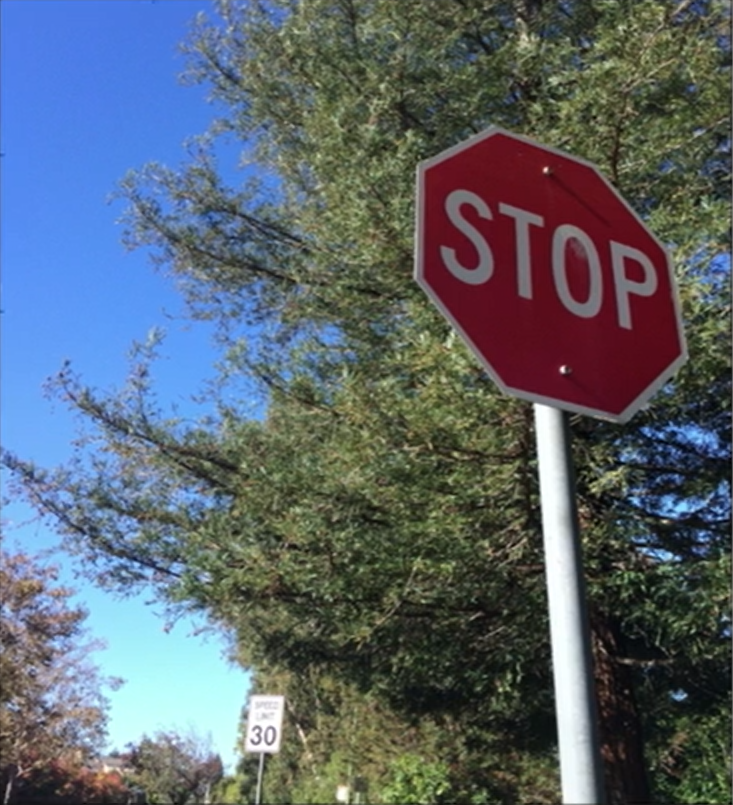
#> input picture Part_01/02_Module_ComputerVision/7_Cameras/images/perspective_transform/StopSign_perspective.PNG, 733 x 805 px
$ jupyter execute Perspective_Transform.ipynb   (shell and % lines are left out)
#> lines starting #> are read from the running program, lines starting #| are printed output that depends on the picture
# 2 - COMPUTER VISION - Perspective Transform
    The aim of this program is to perform perspective transform of  a Stop Sign

[cell 1]
import numpy as np
import cv2
import matplotlib.pyplot as plt
import matplotlib.image as mpimg

[cell 2]
img = mpimg.imread("images/perspective_transform/StopSign_perspective.PNG")
#> img is the input picture: shape (805, 733, 4) float32; mean R, G, B, A 0.357, 0.397, 0.435, 1
plt.imshow(img)

[cell 3]

top_left = [420, 164]
top_right = [665, 250]
bottom_right = [685, 353]
bottom_left = [415, 276]

plt.imshow(img)
plt.plot(top_left[0], top_left[1], '.', markersize=12)
plt.plot(top_right[0], top_right[1], '.', markersize=12)
plt.plot(bottom_right[0], bottom_right[1], '.', markersize=12)
plt.plot(bottom_left[0], bottom_left[1], '.', markersize=12)
plt.show()
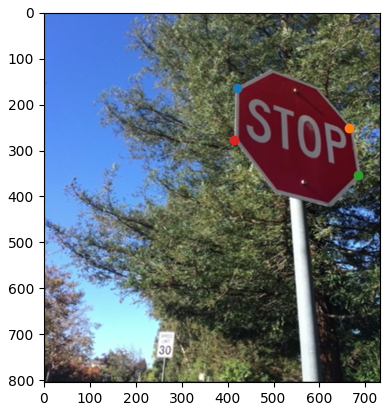
#> figure drawn by matplotlib, 1 panel

[cell 4]
# Define perspective transform function
def warp(img):

    # Define calibration box in source (original) and destination (desired or warped) coordinates
    img_size = (img.shape[1], img.shape[0])
#> img_size = (733, 805)

    # Source coordinates
    top_left = [420, 164]
    top_right = [665, 250]
    bottom_right = [685, 353]
    bottom_left = [415, 276]

    src = np.float32(
        [top_right,
        bottom_right,
        bottom_left,
        top_left])

    # Destination coordinates (using your eyes, find rectangle)
    dst = np.float32(
        [[665, 250],
        [665, 350],
        [415, 350],
        [415, 250]])

    # Compute prespective transofrm - M
    M = cv2.getPerspectiveTransform(src, dst)

    #Could compute inverse by swaping the params
    Minv = cv2.getPerspectiveTransform(dst, src)

    # Create warped image - use linear interpolation
    warped = cv2.warpPerspective(img, M, img_size, flags=cv2.INTER_LINEAR)
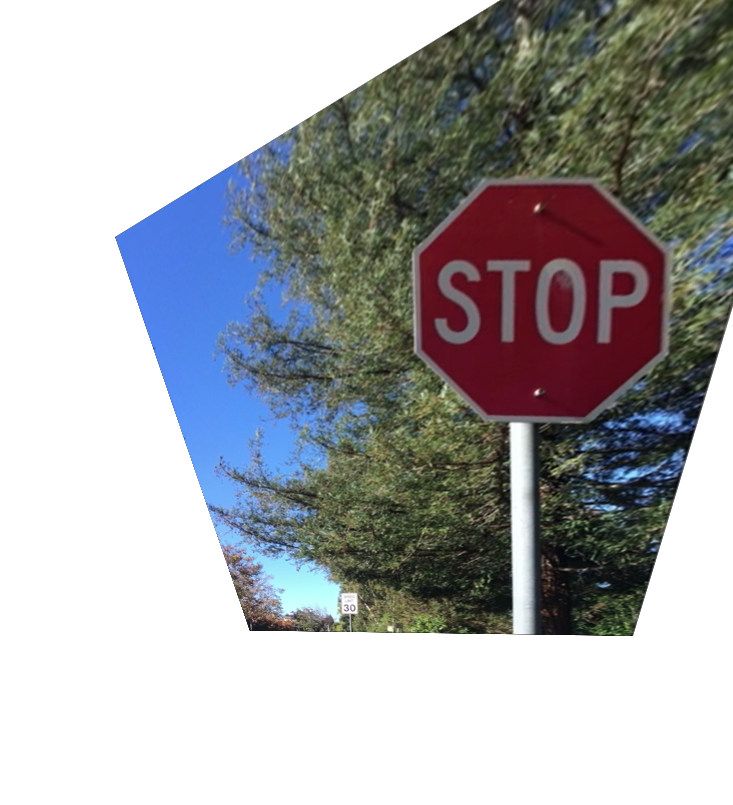
#> warped: shape (805, 733, 4) float32; mean R, G, B, A 0.173, 0.178, 0.187, 0.513; transparent parts drawn white

    return warped

[cell 5]

img = mpimg.imread("images/perspective_transform/StopSign_perspective.PNG")

warped_im = warp(img)

[cell 6]
# Visualize undistortion
f, (ax1, ax2) = plt.subplots(1, 2, figsize=(20,10))

ax1.set_title("Source Image")
ax1.imshow(img)
ax2.set_title("Warped Image")
ax2.imshow(warped_im)
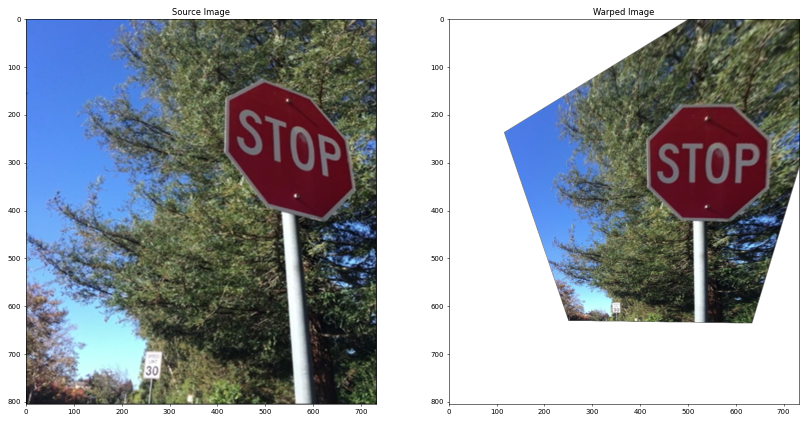
#> figure drawn by matplotlib, 2 panels

$ run again, with Part_01/02_Module_ComputerVision/7_Cameras/images/perspective_transform/test_image2.png copied over Part_01/02_Module_ComputerVision/7_Cameras/images/perspective_transform/StopSign_perspective.PNG
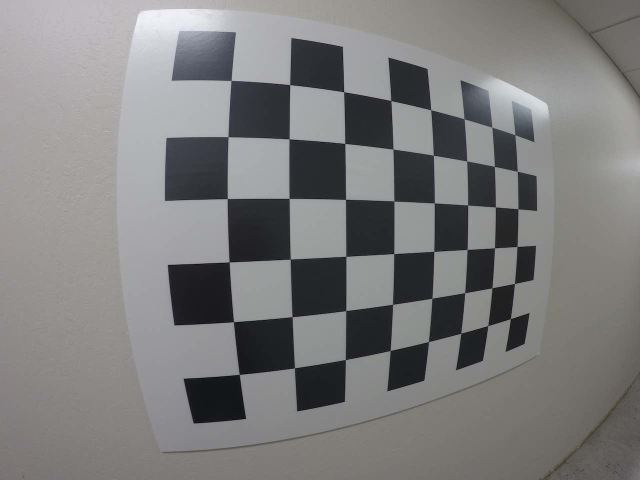
#> input picture Part_01/02_Module_ComputerVision/7_Cameras/images/perspective_transform/test_image2.png, 1280 x 960 px (shown at 1/2 size)
#> img is the input picture: shape (960, 1280, 3) float32; mean R, G, B 0.492, 0.491, 0.49
#> in warp, `warped = cv2.warpPerspective(img, M, img_size, flags=cv2.INTER_LINEAR)`:
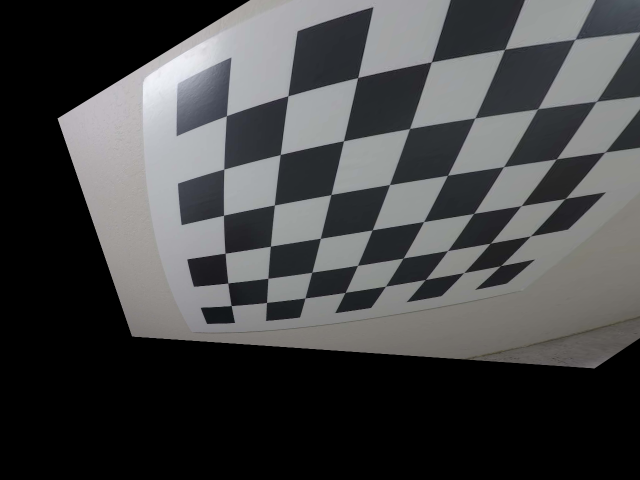
#> warped: shape (960, 1280, 3) float32 (shown at 1/2 size); mean R, G, B 0.272, 0.274, 0.277
#> `[cell 6] # Visualize undistortion f, (ax1, ax2) = plt.subplots(1, 2, f..`:
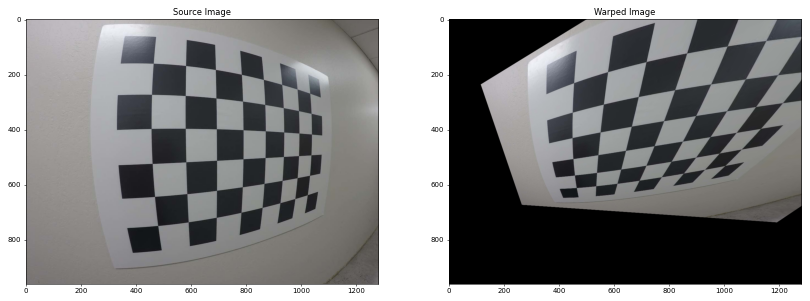
#> figure drawn by matplotlib, 2 panels
